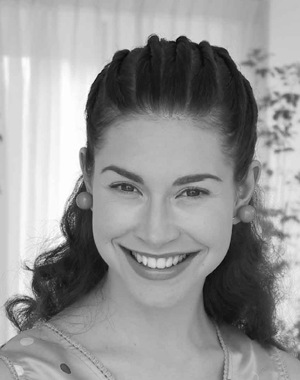
%> input picture komputerowePrzetwarzanieObrazu/Mateusz.Sulek/portret.jpg, 300 x 380 px
$ octave zad1.m   (GNU Octave 9; MATLAB toolbox functions it lacks are replaced by stand-ins)
%> lines starting %> are read from the running program, lines starting %| are printed output that depends on the picture
% ZADANIE1
pkg load image

L = imread('portret.jpg');
%> L is the input picture: size 380x300 uint8; min 5, max 255, mean 149.8
figure;
[y, x] = size(L);
%> y = 380; x = 300

L1 = L(1:y/3,1:x);
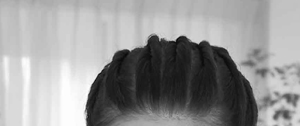
%> L1: size 126x300 uint8; min 5, max 255, mean 150.2
L2 = L(125:2*y/3,1:x);
L3 = L(250:y,1:x);
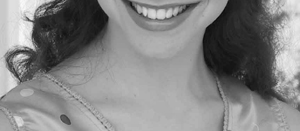
%> L3: size 131x300 uint8; min 10, max 250, mean 132.1

% rotate
L31 = imrotate(L3, 180)
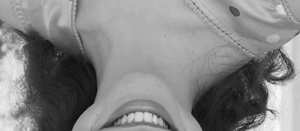
%> L31: size 131x300 uint8; min 10, max 250, mean 132.1; mean of the top-left, top-right, bottom-left and bottom-right quarters 139.5, 158.1, 115.1, 116.1

% resize
L1 = imresize(L1, [x-(y-x) y]);
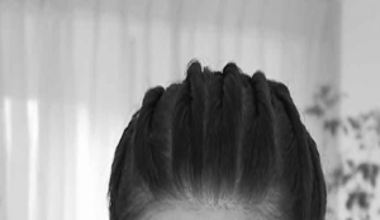
%> L1: size 220x380 uint8; min 8, max 255, mean 150.2
L2 = imresize(L2, [x-(y-x) y]);
L2 = imresize(L3, [x-(y-x) y]);
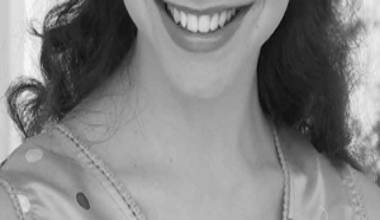
%> L2: size 220x380 uint8; min 8, max 249, mean 132.1

imshow(L1);
figure;
imshow(L2);
figure;
imshow(L31);
figure;
y, x
%> after `y`: y = 380
%> after `x`: x = 300

$ run again, with komputerowePrzetwarzanieObrazu/Mateusz.Sulek/kurak.jpg copied over komputerowePrzetwarzanieObrazu/Mateusz.Sulek/portret.jpg
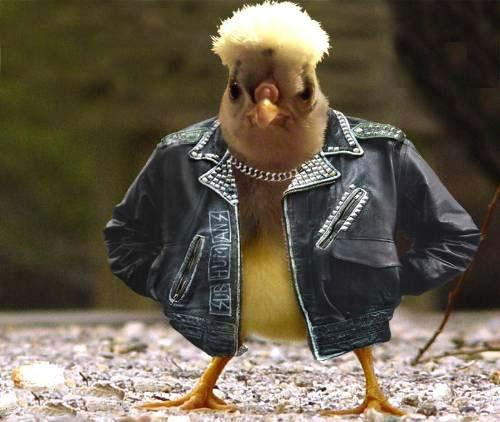
%> input picture komputerowePrzetwarzanieObrazu/Mateusz.Sulek/kurak.jpg, 500 x 422 px
%> L is the input picture: size 422x500x3 uint8; mean R, G, B 101.4, 92, 76.4
%> `L1 = imresize(L1, [x-(y-x) y]);`:
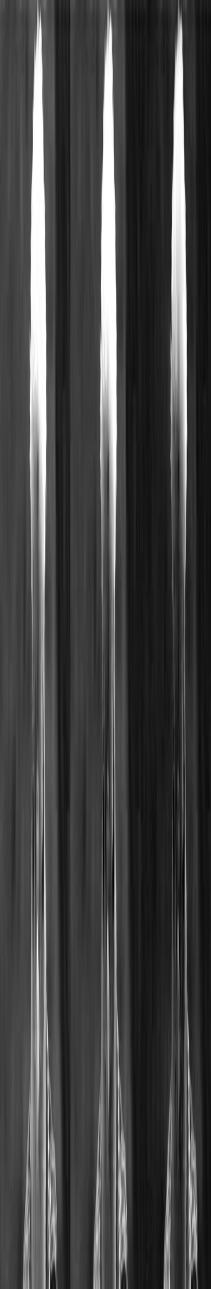
%> L1: size 2578x422 uint8 (shown at 1/2 size); min 0, max 255, mean 67.4
%> `L2 = imresize(L3, [x-(y-x) y]);`:
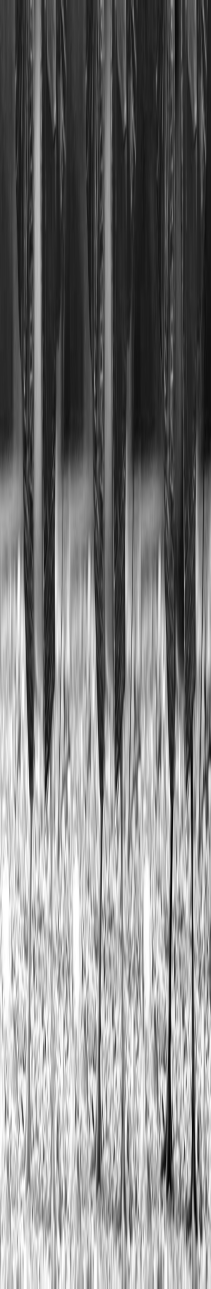
%> L2: size 2578x422 uint8 (shown at 1/2 size); min 0, max 255, mean 124.6
